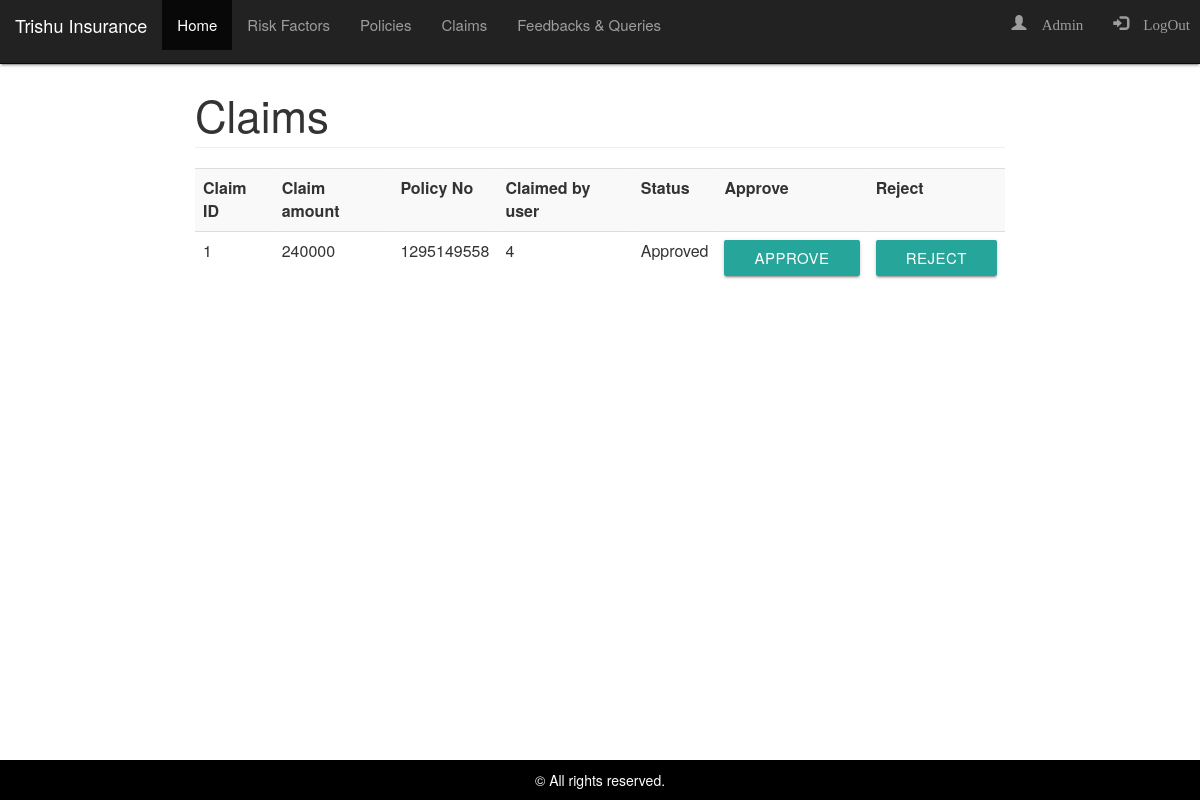
Screenshot of /claims.php (signed in) with the database file from the repository.
### tables this page shows
CREATE TABLE IF NOT EXISTS `claims` (
`claimId` int(11) NOT NULL,
  `claimamount` varchar(50) NOT NULL,
  `policyno` varchar(50) NOT NULL,
  `claimedby` int(11) NOT NULL,
  `Approved` tinyint(1) NOT NULL DEFAULT '0',
  `Rejected` tinyint(1) NOT NULL DEFAULT '0'
);

### claims.php (the view, shortened to what this page needs)
<?php include('adminheader.php');
 ?>
  <div class="container">
  <?php
			$sql = "select * from  claims ";
			$result = mysql_query($sql );
  ?>
  <h3 class="page-header">Claims</h3>
<div id="claims" class="">
			<table class="table table-striped" style="width:100%">
			<tr>
			<th>Claim ID</th>
			<th>Claim amount</th>
			<th>Policy No</th>
			<th>Claimed by user</th>
			<th>Status</th>
			<th>Approve</th>
			<th>Reject</th>
			</tr>
			<?php while ( $row = mysql_fetch_assoc( $result ) ) {
				?>
			<tr>
				<td>
					<?PHP echo $row['claimId'];?>
				</td>
				<td>
					<?PHP echo $row['claimamount'];?>
				</td>
				<td>
					<?PHP echo $row['policyno'];?>
				</td>
				<td>
					<?PHP echo $row['claimedby'];?>
				</td>
				<td>
					<?PHP
					if($row['Approved']==0 && $row['Rejected']==0)
						echo "Pending";
					else if($row['Approved']==1)
							echo "Approved";
					else if($row['Rejected']==1)
						echo "Rejected";?>
				</td>
				<td>
					<a href="claims.php?claimid=<?php echo $row['claimId']; ?>&action=approve"><input type="button" Value="Approve" class="btn btn-info btn-sm"></a>
				</td>
				<td><a href="claims.php?claimid=<?php echo $row['claimId']; ?>&action=reject"><input type="button" Value="Reject" class="btn btn-info btn-sm"></a>
				</td>
			</tr>
			<?php }?>
			</table>
</div>
</div>
<?php include('footer.php')?>

### adminheader.php (style rules this page uses)
body { padding-top: 50px; padding-bottom:50px; }

### rows the page displays
claims: claimId "1", claimamount "240000", policyno "1295149558", claimedby "4", Approved "Approved"

### other values shown
$username "Admin"
